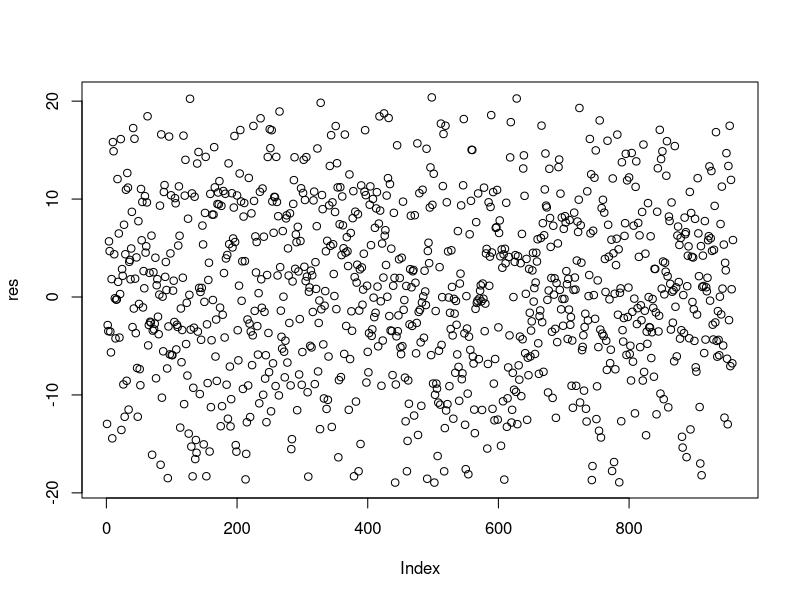
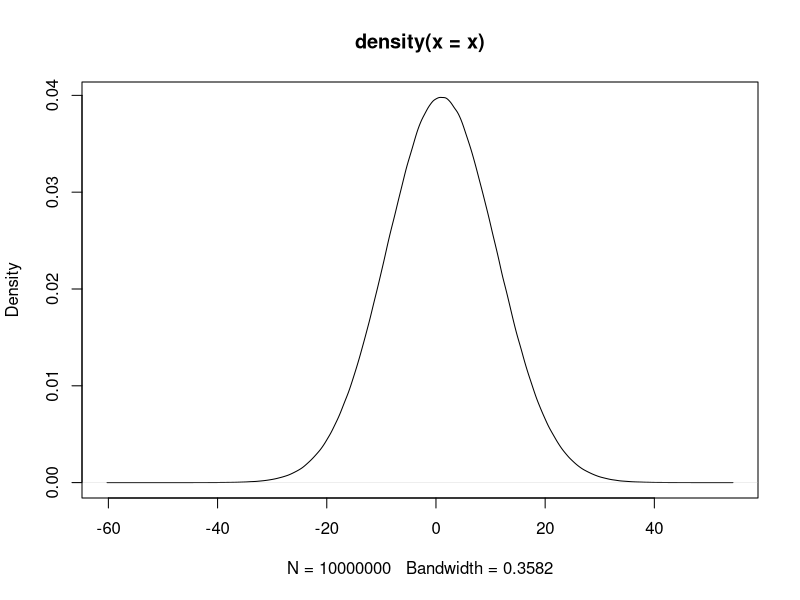

R code for these plots, in order:
## ---- chunk 1
knitr::opts_chunk$set(echo = TRUE)
## ---- chunk 2
x.a <- rnorm(1000, 1, 10)

# 1.1 Filter OUT extreme values out of two standard deviations
sd1 = sd(x.a)
mean1 = mean(x.a)
res = x.a[ x.a > mean1 - 2 * sd1 & x.a < mean1 + 2 * sd1]
res

# 1.2 Plotting the distribution of the remaining vector x.a
plot(res)

# 1.3 Calculate the 25% 50% and 75% quantile of vector x.a. (You may google "quantile r)
q = quantile(x.a)

# 1.4 Get the sequence between 25% to 75% of x.a
res[res>q[2]&res<q[4]]

## ---- chunk 3
x.b <- c("a", "b", "c", "d", "e", "f", "g", "h", "i", "j", "k")

# 2.1 Get only elements at odd positions
x.b[seq(1,length(x.b),2)]
# 2.2 Truncate the first 2 elements and the last 2 elements
x.b[c(-1,-2,-length(x.b),-length(x.b))]
## ---- chunk 4
population <- c(158228, 126687, 228075, 204903, 308383)
town <- c("中正", "大同", "中山", "松山", "大安")

# 3.1 Sort the population, 
# the reuslt should be [1] 126687 158228 204903 228075 308383
sort(population)

# 3.2 Sort populations in decreasing order 
# (Google it or check help)
# Result: [1] 308383 228075 204903 158228 126687
sort(population,TRUE)
# 3.3 Sort town names according to population in decreasing order
# Result: [1] "大安" "中山" "松山" "中正" "大同"
town[order(population,decreasing = TRUE)]

## ---- chunk 5
# 4.1 Print current time
# e.g., "2019-09-02 21:31:36 CST"
Sys.time()

# 4.2 Check the data type of current time
class(Sys.time())

# 4.3 Print today
# e.g., [1] "2019-09-02"
Sys.Date()

# 4.4 Check the data type of date
class(Sys.Date())

# 4.5 Write example to compare following functions: print(), cat(), and message() 
print(x.b)
cat("This is",x.b[1])
message(x.b)
#print用於輸出單一「物件」，cat可連續輸出，但無法輸出matrix等包含兩個以上值的物件，message則可連續輸出物件中的值，且會highlight，多用於編寫package或function。
## ---- chunk 6
# 5.1 Using google to find out how to measure the ruuning time of the following code
start=Sys.time()
x <- rnorm(10000000, 1, 10) 
plot(density(x))
end=Sys.time()
end-start
## ---- chunk 7
a <- c(5, 5, 5, 5, 4, 4, 4, 3, 3, 1, 1, 1, 2, 2, 2)
b <- c(3, 3, 3, 4, 4, 4, 2, 2, 2, 4, 4, 1, 4, 1, 1)
df2 <- data.frame(a, b)

# sort df2 in orders of decreasing b then increasing a
df2 <- df2[order(df2$a, -df2$b),]
#先照前面的a再照後面的b，負號代表decreasing order
## ---- chunk 8
country <- c("CN", "US", "JP", "HK", "KR", "SG", "DE", "MY", "VN", "PH", "TH", "AU", "NL", "SA", "ID", "GB", "IN", "FR", "IT", "AE")

import <- c(26.142, 12.008, 7.032, 13.646, 4.589, 5.768, 2.131, 2.802, 3.428, 3.019, 1.976, 1.118, 1.624, 0.449, 0.983, 1.302, 1.027, 0.553, 0.670, 0.455)

export <- c(22.987, 12.204, 11.837, 7.739, 5.381, 4.610, 2.866, 2.784, 2.414, 2.092, 1.839, 1.788, 1.665, 1.409, 1.391, 1.075, 0.974, 0.899, 0.800, 0.728)

df3 <- data.frame(country,import,export)
df3 <- df3[order(-df3$export,-df3$import),]
df3
